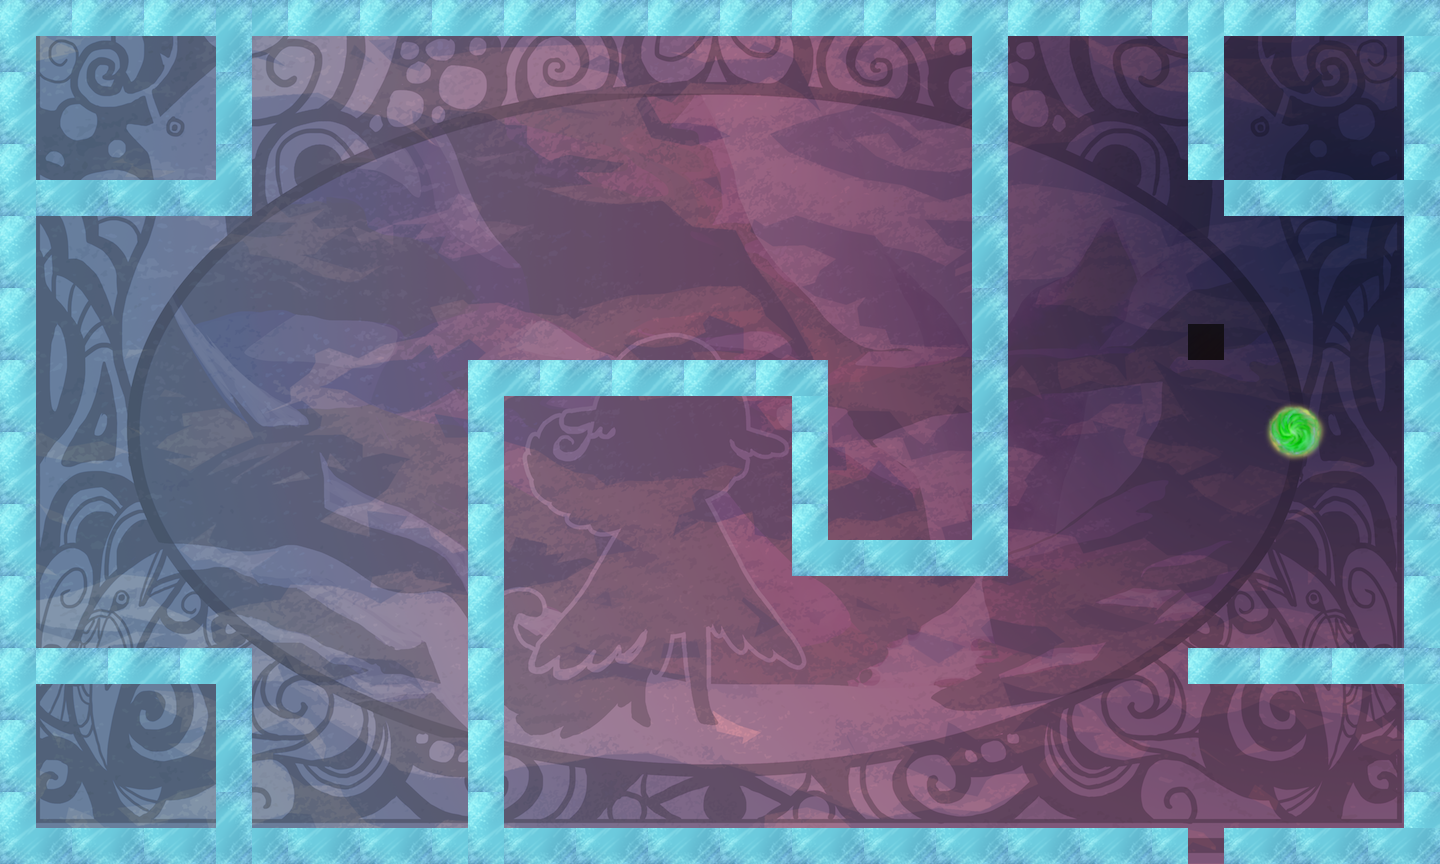

This is a level from a 2D game, rendered from its Tiled map with the project's own tilesets. A one-line summary and the map file follow, with tile-layer data summarised:
An orthogonal 40x24 tile map with 36x36 px tiles, 2 tile layers (bg, tiles), 22 tilesets.

<map version="1.0" orientation="orthogonal" width="40" height="24" tilewidth="36" tileheight="36">
 <properties>
  <property name="itemGoal" value="4" />
  <property name="itemSize" value="0" />
  <property name="moveObj" value="0" />
  <property name="playerLocation" value="!json! {&quot;x&quot;: 20, &quot;y&quot;:12 }" />
  <property name="tutorial" value="false" />
 </properties>
 <tileset firstgid="1" name="bg" tilewidth="1440" tileheight="864">
  <tileoffset x="-720" y="432" />
  <image source="../../../art/bg.png" width="1440" height="864" />
 </tileset>
 <tileset firstgid="2" name="redWall" tilewidth="36" tileheight="36">
  <image source="../../../art/redWall.png" width="72" height="72" />
  <tile id="0">
   <properties>
    <property name="bodyType" value="static" />
    <property name="collType" value="solid" />
    <property name="func" value="redWallCollision" />
    <property name="name" value="redWall" />
    <property name="physics:bounce" value="0" />
    <property name="physics:enabled" value="true" />
   </properties>
  </tile>
  <tile id="1">
   <properties>
    <property name="bodyType" value="static" />
    <property name="collType" value="solid" />
    <property name="func" value="redWallCollision" />
    <property name="name" value="redWall" />
    <property name="physics:bounce" value="0" />
    <property name="physics:enabled" value="true" />
   </properties>
  </tile>
  <tile id="2">
   <properties>
    <property name="bodyType" value="static" />
    <property name="collType" value="solid" />
    <property name="func" value="redWallCollision" />
    <property name="name" value="redWall" />
    <property name="physics:bounce" value="0" />
    <property name="physics:enabled" value="true" />
   </properties>
  </tile>
  <tile id="3">
   <properties>
    <property name="bodyType" value="static" />
    <property name="collType" value="solid" />
    <property name="func" value="redWallCollision" />
    <property name="name" value="redWall" />
    <property name="physics:bounce" value="0" />
    <property name="physics:enabled" value="true" />
   </properties>
  </tile>
 </tileset>
 <tileset firstgid="6" name="aura" tilewidth="72" tileheight="72">
  <image source="../../../art/aura.png" width="72" height="72" />
  <tile id="0">
   <properties>
    <property name="bodyType" value="static" />
    <property name="collType" value="passThru" />
    <property name="func" value="blueAuraCollision" />
    <property name="name" value="blueAura" />
    <property name="physics:bounce" value="0" />
    <property name="physics:enabled" value="true" />
   </properties>
  </tile>
 </tileset>
 <tileset firstgid="7" name="rune" tilewidth="72" tileheight="72">
  <image source="../../../art/rune.png" width="72" height="72" />
  <tile id="0">
   <properties>
    <property name="bodyType" value="static" />
    <property name="collType" value="passThru" />
    <property name="func" value="runeCollision" />
    <property name="name" value="rune" />
    <property name="physics:bounce" value="0" />
    <property name="physics:enabled" value="true" />
   </properties>
  </tile>
 </tileset>
 <tileset firstgid="8" name="key" tilewidth="72" tileheight="72">
  <image source="../../../art/antler.png" width="72" height="72" />
  <tile id="0">
   <properties>
    <property name="bodyType" value="static" />
    <property name="collType" value="passThru" />
    <property name="collectible" value="true" />
    <property name="func" value="keyCollision" />
    <property name="name" value="key" />
    <property name="physics:bounce" value="0" />
    <property name="physics:enabled" value="true" />
   </properties>
  </tile>
 </tileset>
 <tileset firstgid="9" name="blueWall" tilewidth="36" tileheight="36">
  <image source="../../../art/blueWall.png" width="72" height="72" />
  <tile id="0">
   <properties>
    <property name="bodyType" value="static" />
    <property name="collType" value="wall" />
    <property name="func" value="blueWallCollision" />
    <property name="name" value="blueWall" />
    <property name="physics:bounce" value="0" />
    <property name="physics:enabled" value="true" />
   </properties>
  </tile>
  <tile id="1">
   <properties>
    <property name="bodyType" value="static" />
    <property name="collType" value="wall" />
    <property name="func" value="blueWallCollision" />
    <property name="name" value="blueWall" />
    <property name="physics:bounce" value="0" />
    <property name="physics:enabled" value="true" />
   </properties>
  </tile>
  <tile id="2">
   <properties>
    <property name="bodyType" value="static" />
    <property name="collType" value="wall" />
    <property name="func" value="blueWallCollision" />
    <property name="name" value="blueWall" />
    <property name="physics:bounce" value="0" />
    <property name="physics:enabled" value="true" />
   </properties>
  </tile>
  <tile id="3">
   <properties>
    <property name="bodyType" value="static" />
    <property name="collType" value="wall" />
    <property name="func" value="blueWallCollision" />
    <property name="name" value="blueWall" />
    <property name="physics:bounce" value="0" />
    <property name="physics:enabled" value="true" />
   </properties>
  </tile>
 </tileset>
 <tileset firstgid="13" name="greenWall" tilewidth="36" tileheight="36">
  <image source="../../../art/greenWall.png" width="72" height="72" />
  <tile id="0">
   <properties>
    <property name="bodyType" value="static" />
    <property name="collType" value="solid" />
    <property name="func" value="greenWallCollision" />
    <property name="name" value="greenWall" />
    <property name="physics:bounce" value="0" />
    <property name="physics:enabled" value="static" />
   </properties>
  </tile>
  <tile id="1">
   <properties>
    <property name="bodyType" value="static" />
    <property name="collType" value="solid" />
    <property name="func" value="greenWallCollision" />
    <property name="name" value="greenWall" />
    <property name="physics:bounce" value="0" />
    <property name="physics:enabled" value="true" />
   </properties>
  </tile>
  <tile id="2">
   <properties>
    <property name="bodyType" value="static" />
    <property name="collType" value="solid" />
    <property name="func" value="greenWallCollision" />
    <property name="name" value="greenWall" />
    <property name="physics:bounce" value="0" />
    <property name="physics:enabled" value="true" />
   </properties>
  </tile>
  <tile id="3">
   <properties>
    <property name="bodyType" value="static" />
    <property name="collType" value="solid" />
    <property name="func" value="greenWallCollision" />
    <property name="name" value="greenWall" />
    <property name="physics:bounce" value="0" />
    <property name="physics:enabled" value="true" />
   </properties>
  </tile>
 </tileset>
 <tileset firstgid="17" name="lockedDoor" tilewidth="72" tileheight="72">
  <image source="../../../art/lockeddoor.png" width="72" height="72" />
  <tile id="0">
   <properties>
    <property name="bodyType" value="static" />
    <property name="collType" value="solid" />
    <property name="func" value="lockedDoorCollision" />
    <property name="name" value="lockedDoor" />
    <property name="physics:bounce" value="0" />
    <property name="physics:enabled" value="true" />
   </properties>
  </tile>
 </tileset>
 <tileset firstgid="18" name="runeblue" tilewidth="72" tileheight="72">
  <image source="../../../art/runeblue.png" width="72" height="72" />
  <tile id="0">
   <properties>
    <property name="bodyType" value="static" />
    <property name="collType" value="passThru" />
    <property name="func" value="runeCollision" />
    <property name="name" value="blueRune" />
    <property name="physics:bounce" value="0" />
    <property name="physics:enabled" value="true" />
   </properties>
  </tile>
 </tileset>
 <tileset firstgid="19" name="runegreen" tilewidth="72" tileheight="72">
  <image source="../../../art/runegreen.png" width="72" height="72" />
  <tile id="0">
   <properties>
    <property name="bodyType" value="static" />
    <property name="collType" value="passThru" />
    <property name="func" value="runeCollision" />
    <property name="name" value="greenRune" />
    <property name="physics:bounce" value="0" />
    <property name="physics:enabled" value="true" />
   </properties>
  </tile>
 </tileset>
 <tileset firstgid="20" name="runepink" tilewidth="72" tileheight="72">
  <image source="../../../art/runepink.png" width="72" height="72" />
  <tile id="0">
   <properties>
    <property name="bodyType" value="static" />
    <property name="collType" value="passThru" />
    <property name="func" value="runeCollision" />
    <property name="name" value="pinkRune" />
    <property name="physics:bounce" value="0" />
    <property name="physics:enabled" value="true" />
   </properties>
  </tile>
 </tileset>
 <tileset firstgid="21" name="runepurple" tilewidth="72" tileheight="72">
  <image source="../../../art/runepurple.png" width="72" height="72" />
  <tile id="0">
   <properties>
    <property name="bodyType" value="static" />
    <property name="collType" value="passThru" />
    <property name="func" value="runeCollision" />
    <property name="name" value="purpleRune" />
    <property name="physics:bounce" value="0" />
    <property name="physics:enabled" value="true" />
   </properties>
  </tile>
 </tileset>
 <tileset firstgid="22" name="runeyellow" tilewidth="72" tileheight="72">
  <image source="../../../art/runeyellow.png" width="72" height="72" />
  <tile id="0">
   <properties>
    <property name="bodyType" value="static" />
    <property name="collType" value="passThru" />
    <property name="func" value="runeCollision" />
    <property name="name" value="yellowRune" />
    <property name="physics:bounce" value="0" />
    <property name="physics:enabled" value="true" />
   </properties>
  </tile>
 </tileset>
 <tileset firstgid="23" name="greenAura1" tilewidth="72" tileheight="72">
  <image source="../../../art/greenaura1.png" width="72" height="72" />
  <tile id="0">
   <properties>
    <property name="bodyType" value="static" />
    <property name="collType" value="passThru" />
    <property name="func" value="greenAuraCollision" />
    <property name="name" value="greenAura" />
    <property name="physics:bounce" value="0" />
    <property name="physics:enabled" value="true" />
   </properties>
  </tile>
 </tileset>
 <tileset firstgid="24" name="greenAura2" tilewidth="72" tileheight="72">
  <image source="../../../art/greenaura2.png" width="72" height="72" />
  <tile id="0">
   <properties>
    <property name="bodyType" value="static" />
    <property name="collType" value="passThru" />
    <property name="func" value="greenAuraCollision" />
    <property name="name" value="greenAura" />
    <property name="physics:bounce" value="0" />
    <property name="physics:enabled" value="true" />
   </properties>
  </tile>
 </tileset>
 <tileset firstgid="25" name="whiteAura" tilewidth="72" tileheight="72">
  <image source="../../../art/whiteaura.png" width="72" height="72" />
  <tile id="0">
   <properties>
    <property name="bodyType" value="static" />
    <property name="collType" value="passThru" />
    <property name="func" value="whiteAuraCollision" />
    <property name="name" value="whiteAura" />
    <property name="physics:bounce" value="0" />
    <property name="physics:enabled" value="true" />
   </properties>
  </tile>
 </tileset>
 <tileset firstgid="26" name="redAura" tilewidth="72" tileheight="72">
  <image source="../../../art/redaura.png" width="72" height="72" />
  <tile id="0">
   <properties>
    <property name="bodyType" value="static" />
    <property name="collType" value="passThru" />
    <property name="func" value="redAuraCollision" />
    <property name="name" value="redAura" />
    <property name="physics:bounce" value="0" />
    <property name="physics:enabled" value="true" />
   </properties>
  </tile>
 </tileset>
 <tileset firstgid="27" name="redAura1" tilewidth="72" tileheight="72">
  <image source="../../../art/redaura1.png" width="72" height="72" />
  <tile id="0">
   <properties>
    <property name="bodyType" value="static" />
    <property name="collType" value="passThru" />
    <property name="func" value="redAuraCollision" />
    <property name="name" value="redAura" />
    <property name="physics:bounce" value="0" />
    <property name="physics:enabled" value="true" />
   </properties>
  </tile>
 </tileset>
 <tileset firstgid="28" name="redAura2" tilewidth="72" tileheight="72">
  <image source="../../../art/redaura2.png" width="72" height="72" />
  <tile id="0">
   <properties>
    <property name="bodyType" value="static" />
    <property name="collType" value="passThru" />
    <property name="func" value="redAuraCollision" />
    <property name="name" value="redAura" />
    <property name="physics:bounce" value="0" />
    <property name="physics:enabled" value="true" />
   </properties>
  </tile>
 </tileset>
 <tileset firstgid="29" name="blackWall" tilewidth="72" tileheight="72">
  <image source="../../../art/blackWall.png" width="72" height="72" />
 </tileset>
 <tileset firstgid="30" name="whiteWall" tilewidth="36" tileheight="36">
  <image source="../../../art/whiteWall.png" width="72" height="72" />
  <tile id="0">
   <properties>
    <property name="bodyType" value="static" />
    <property name="collType" value="solid" />
    <property name="func" value="whiteWallCollision" />
    <property name="name" value="whiteWall" />
    <property name="physics:bounce" value="0" />
    <property name="physics:enabled" value="true" />
   </properties>
  </tile>
 </tileset>
 <tileset firstgid="34" name="downWall" tilewidth="36" tileheight="36">
  <image source="../../../art/blackWall.png" width="72" height="72" />
  <tile id="0">
   <properties>
    <property name="bodyType" value="static" />
    <property name="collType" value="wall" />
    <property name="func" value="downWallCollision" />
    <property name="name" value="downWall" />
    <property name="physics:bounce" value="0" />
    <property name="physics:enabled" value="true" />
   </properties>
  </tile>
 </tileset>
 <layer name="bg" width="40" height="24">
  <data>[960 cells, 1 non-empty, 1 distinct tile ids]</data>
 </layer>
 <layer name="tiles" width="40" height="24">
  <data>[960 cells, 206 non-empty, 6 distinct tile ids]</data>
 </layer>
</map>
